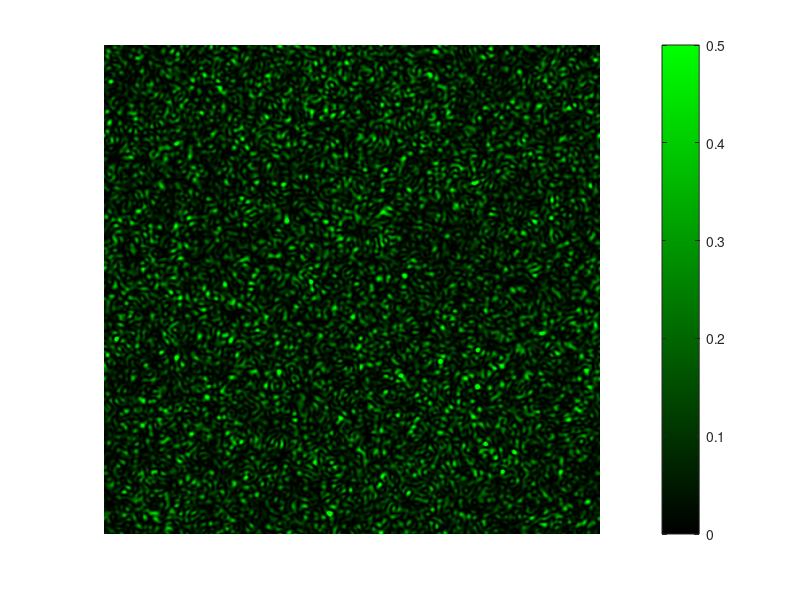

Write MATLAB code to recreate this figure. (Note: this script raises an error after producing the figure.)
%% 模拟生成散斑二维图像

%% 参数定义
N = 2048;  % 二维数组大小
W = 20;   % 圆形平滑滤波器直径
S = 2;    % 相位乘法因子
D =128;  % 光阑直径



%%创建卷积核（低通滤波器）
kernel = zeros(N, N);  % 初始化滤波器矩阵
[x, y] = meshgrid(1:N, 1:N);  % 生成网格坐标
radius = sqrt((x - N/2).^2 + (y - N/2).^2);  % 计算到中心的距离
kernel(radius < W/2) = 1 / sqrt(pi * (W/2)^2);  % 归一化滤波器

%低通滤波：在频域中乘以 fft2(uncorrelated_phase)，相当于对相位场做平滑处理，使其具有一定的空间相关性。
%模拟散射介质：散射介质往往具有一定的表面粗糙度，该操作使相位场的分布更符合实际物理情况。
%增大 W：滤波器半径增大，相位场的相关性增强，导致散斑变得更大、更平滑。
%减小 W：滤波器半径减小，相位场更加随机，散斑会变得更细腻。


%%生成无关相位数组（随机相位场）
uncorrelated_phase = S * pi * randn(N, N);  % 服从正态分布的随机相位

%%进行傅里叶变换卷积，得到相关相位场
correlated_phase = ifft2(fft2(uncorrelated_phase) .* fft2(kernel));

%%计算扩散器传输的场（复指数形式）
diffuser = exp(1i * correlated_phase);

%%创建圆形光阑（限制光束传播）
stop = zeros(N, N);  % 初始化光阑矩阵
stop(radius < D/2) = 1;  % 设置圆形光阑

%%计算入射光场（散射光的傅里叶变换）
incident_field = fftshift(fft2(diffuser));  % 计算傅里叶变换并居中
transmitted_field = incident_field .* stop;  % 通过光阑的光场

%%计算图像平面上的光强分布
image_field =1/N*ifft2(transmitted_field);  % 反变换回到空间域
image_intensity =abs(image_field).^2;  % 计算强度（幅度平方）

image_intensity =image_intensity/max(image_intensity(:));
%%绘制散斑图像
figure;
set(gcf, 'Position', [100, 100, 550, 550]);
imagesc( image_intensity);
colormap([zeros(256, 1), linspace(0, 1, 256)', zeros(256, 1)]);
caxis([0, 0.5]);
axis off;
colorbar  ;
c = colorbar; % 获取 colorbar 句柄
c.FontSize = 20; % 调整字体大小
%title('speckle image,光阑直径D=128', 'Interpreter', 'latex', 'FontSize', 26);

% ========================
% 添加 400 px 的标尺
scale_px = 400;                          % 标尺长度：400像素
x0 = 200;                                % 起点横坐标
y0 = size(image_intensity,1) - 200;    % 起点纵坐标（靠近下边）

% 绘制白色线段
line([x0, x0 + scale_px], [y0, y0], 'Color', 'w', 'LineWidth', 4);

% 添加注释文字
text(x0 + scale_px/2, y0 - 120, '400 pixels', ...
    'Color', 'w', 'FontSize', 30, 'HorizontalAlignment', 'center');


